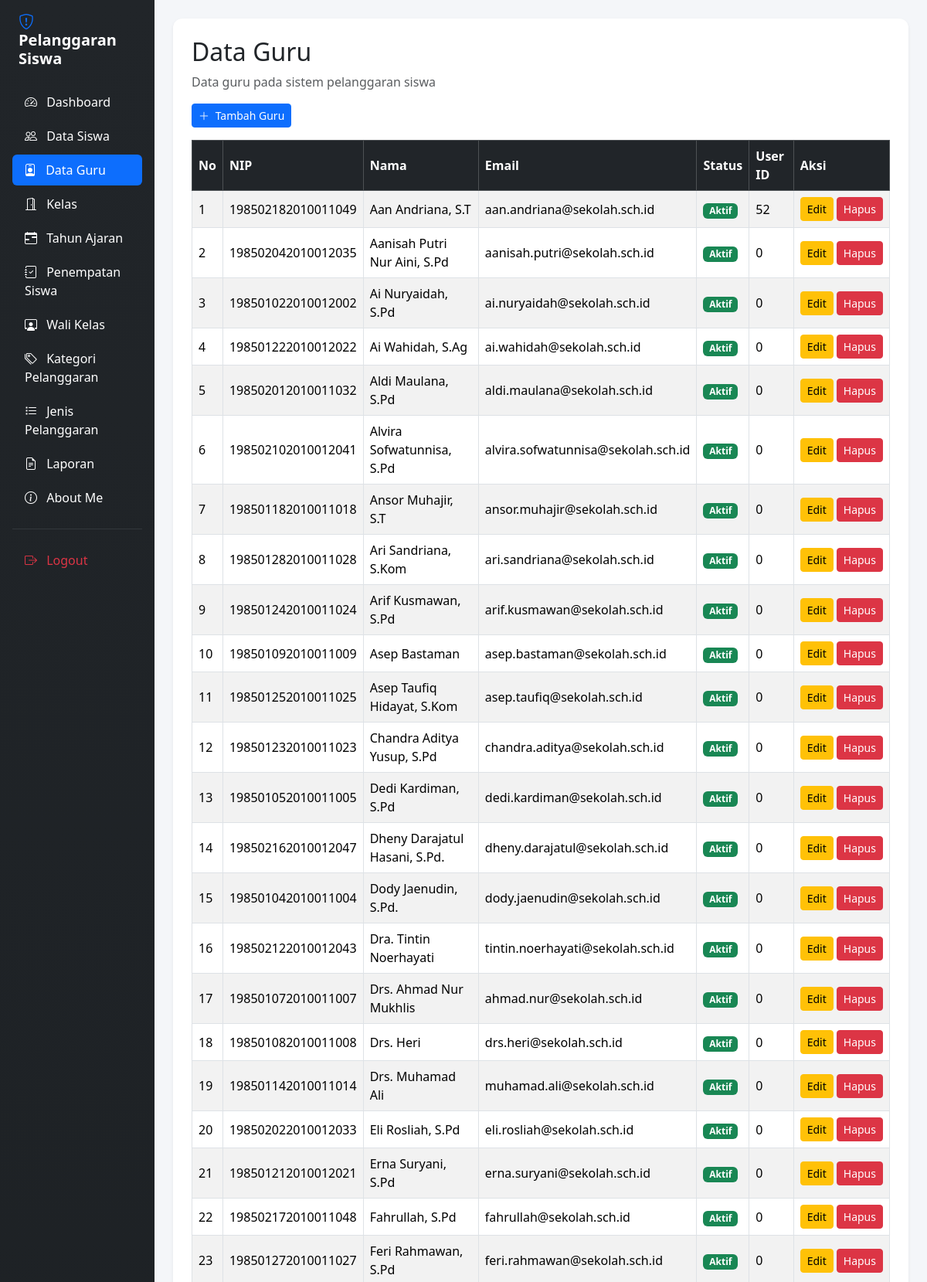
Page /data_guru.php (signed in, upper part) on the committed database.
### tables this page shows
CREATE TABLE `t_guru` (
  `id` int(11) NOT NULL,
  `nip` varchar(30) NOT NULL,
  `nama` varchar(150) DEFAULT NULL,
  `email` varchar(150) NOT NULL,
  `status_aktif` tinyint(1) NOT NULL,
  `user_id` int(11) NOT NULL,
  `created_at` timestamp NOT NULL DEFAULT current_timestamp(),
  `updated_at` timestamp NOT NULL DEFAULT current_timestamp()
);

### data_guru.php (the view, shortened to what this page needs)
<?php
include "config/koneksi.php";
$sql = "SELECT * FROM t_guru ORDER BY nama ASC";
$query = mysqli_query($koneksi, $sql);
?>
<!DOCTYPE html>
<html lang="id">
<head>
    <link href="https://cdn.jsdelivr.net/npm/bootstrap@5.3.3/dist/css/bootstrap.min.css"
          rel="stylesheet">
    <link href="https://cdn.jsdelivr.net/npm/bootstrap-icons@1.11.3/font/bootstrap-icons.min.css"
          rel="stylesheet">
    <link href="https://cdn.datatables.net/2.3.4/css/dataTables.bootstrap5.min.css"
          rel="stylesheet">
</head>
<body>
<div class="container-fluid">
    <div class="row">
        <div class="col-md-3 col-lg-2 sidebar min-vh-100 p-3">
            <h4 class="text-white mb-4 fw-bold fs-5 px-2">
                <i class="bi bi-shield-exclamation text-primary me-2"></i> Pelanggaran Siswa
            </h4>
            <ul class="nav nav-pills flex-column gap-1">
                <li class="nav-item">
                    <a href="dashboard.php" class="nav-link text-white">
                        <i class="bi bi-speedometer2 me-2"></i> Dashboard
                    </a>
                </li>
                <li class="nav-item">
                    <a href="data_siswa.php" class="nav-link text-white">
                        <i class="bi bi-people me-2"></i> Data Siswa
                    </a>
                </li>
                <li class="nav-item">
                    <a href="data_guru.php" class="nav-link active">
                        <i class="bi bi-person-badge me-2"></i> Data Guru
                    </a>
                </li>
                <li class="nav-item">
                    <a href="kelas.php" class="nav-link text-white">
                        <i class="bi bi-door-open me-2"></i> Kelas
                    </a>
                </li>
                <li class="nav-item">
                    <a href="tahun_ajaran.php" class="nav-link text-white">
                        <i class="bi bi-calendar-range me-2"></i> Tahun Ajaran
                    </a>
                </li>
                <li class="nav-item">
                    <a href="penepatan_siswa.php" class="nav-link text-white">
                        <i class="bi bi-journal-check me-2"></i> Penempatan Siswa
                    </a>
                </li>
                <li class="nav-item">
                    <a href="walikelas.php" class="nav-link text-white">
                        <i class="bi bi-person-workspace me-2"></i> Wali Kelas
                    </a>
                </li>
                <li class="nav-item">
                    <a href="kategori_pelanggaran.php" class="nav-link text-white">
                        <i class="bi bi-tags me-2"></i> Kategori Pelanggaran
                    </a>
                </li>
                <li class="nav-item">
                    <a href="jenis_pelanggaran.php" class="nav-link text-white">
                        <i class="bi bi-list-task me-2"></i> Jenis Pelanggaran
                    </a>
                </li>
                <li class="nav-item">
                    <a href="laporan.php" class="nav-link text-white">
                        <i class="bi bi-file-earmark-text me-2"></i> Laporan
                    </a>
                </li>
                <li class="nav-item">
                    <a href="aboutme.php" class="nav-link text-white">
                        <i class="bi bi-info-circle me-2"></i> About Me
                    </a>
                </li>
                <hr class="text-secondary my-3">
                <li class="nav-item">
                    <a href="logout.php" class="nav-link text-danger">
                        <i class="bi bi-box-arrow-right me-2"></i> Logout
                    </a>
                </li>
            </ul>
        </div>
        <main class="col-md-9 col-lg-10 p-4">
            <div class="card shadow-sm p-4 bg-white">
                <h2>Data Guru</h2>
                <p class="text-muted">Data guru pada sistem pelanggaran siswa</p>
                <div class="mb-3">
                    <a href="tambah_guru.php" class="btn btn-primary btn-sm">
                        <i class="bi bi-plus-lg me-1"></i> Tambah Guru
                    </a>
                </div>
                <div class="table-responsive">
                    <table id="tabelGuru"
                           class="table table-bordered table-striped table-hover w-100 align-middle">
                        <thead class="table-dark">
                            <tr>
                                <th>No</th>
                                <th>NIP</th>
                                <th>Nama</th>
                                <th>Email</th>
                                <th>Status</th>
                                <th>User ID</th>
                                <th>Aksi</th>
                            </tr>
                        </thead>
                        <tbody>
                        <?php
                        $no = 1;
                        while ($guru = mysqli_fetch_assoc($query)) {
                        ?>
                            <tr>
                                <td><?= $no++; ?></td>
                                <td>
                                    <?= htmlspecialchars($guru['nip'] ?? ''); ?>
                                </td>
                                <td>
                                    <?= htmlspecialchars($guru['nama'] ?? ''); ?>
                                </td>
                                <td>
                                    <?= htmlspecialchars($guru['email'] ?? ''); ?>
                                </td>
                                <td>
                                    <?php if ($guru['status_aktif'] == 1) { ?>
                                        <span class="badge text-bg-success">
                                            Aktif
                                        </span>
                                    <?php } else { ?>
                                        <span class="badge text-bg-secondary">
                                            Tidak Aktif
                                        </span>
                                    <?php } ?>
                                </td>
                                <td>
                                    <?= htmlspecialchars(
                                        (string)($guru['user_id'] ?? '')
                                    ); ?>
                                </td>
                                <td>
                                    <div class="d-flex gap-1">
                                        <a
                                            href="edit_guru.php?id=<?= urlencode((string)$guru['id']); ?>"
                                            class="btn btn-warning btn-sm">
                                            Edit
                                        </a>
                                        <a
                                            href="hapus_guru.php?id=<?= urlencode((string)$guru['id']); ?>"
                                            class="btn btn-danger btn-sm"
                                            onclick="return confirm('Yakin ingin menghapus data guru ini?');">
                                            Hapus
                                        </a>
                                    </div>
                                </td>
                            </tr>
                        <?php } ?>
                        </tbody>
                    </table>
                </div>
            </div>
        </main>
    </div>
</div>
</body>
</html>

### data_guru.php (style rules this page uses)
body { background-color: #f4f6f9; }
.nav-link { transition: all 0.3s ease; border-radius: 6px; }
.nav-link:hover, .nav-link.active { background-color: #0d6efd !important; color: white !important; padding-left: 15px; }
#tabelGuru th, #tabelGuru td { vertical-align: middle; }
.card { border: none; border-radius: 12px; }
.sidebar { background: linear-gradient(180deg, #212529 0%, #1a1e21 100%); }

### rows in the picture
t_guru: nip "198502182010011049", nama "Aan Andriana, S.T", email "aan.andriana@sekolah.sch.id", status_aktif "Aktif", user "52"
t_guru: nip "198502042010012035", nama "Aanisah Putri Nur Aini, S.Pd", email "aanisah.putri@sekolah.sch.id", status_aktif "Aktif", user "0"
t_guru: nip "198501022010012002", nama "Ai Nuryaidah, S.Pd", email "ai.nuryaidah@sekolah.sch.id", status_aktif "Aktif", user "0"
t_guru: nip "198501222010012022", nama "Ai Wahidah, S.Ag", email "ai.wahidah@sekolah.sch.id", status_aktif "Aktif", user "0"
t_guru: nip "198502012010011032", nama "Aldi Maulana, S.Pd", email "aldi.maulana@sekolah.sch.id", status_aktif "Aktif", user "0"
t_guru: nip "198502102010012041", nama "Alvira Sofwatunnisa, S.Pd", email "alvira.sofwatunnisa@sekolah.sch.id", status_aktif "Aktif", user "0"
t_guru: nip "198501182010011018", nama "Ansor Muhajir, S.T", email "ansor.muhajir@sekolah.sch.id", status_aktif "Aktif", user "0"
t_guru: nip "198501282010011028", nama "Ari Sandriana, S.Kom", email "ari.sandriana@sekolah.sch.id", status_aktif "Aktif", user "0"
t_guru: nip "198501242010011024", nama "Arif Kusmawan, S.Pd", email "arif.kusmawan@sekolah.sch.id", status_aktif "Aktif", user "0"
t_guru: nip "198501092010011009", nama "Asep Bastaman", email "asep.bastaman@sekolah.sch.id", status_aktif "Aktif", user "0"
t_guru: nip "198501252010011025", nama "Asep Taufiq Hidayat, S.Kom", email "asep.taufiq@sekolah.sch.id", status_aktif "Aktif", user "0"
t_guru: nip "198501232010011023", nama "Chandra Aditya Yusup, S.Pd", email "chandra.aditya@sekolah.sch.id", status_aktif "Aktif", user "0"
t_guru: nip "198501052010011005", nama "Dedi Kardiman, S.Pd", email "dedi.kardiman@sekolah.sch.id", status_aktif "Aktif", user "0"
t_guru: nip "198502162010012047", nama "Dheny Darajatul Hasani, S.Pd.", email "dheny.darajatul@sekolah.sch.id", status_aktif "Aktif", user "0"
t_guru: nip "198501042010011004", nama "Dody Jaenudin, S.Pd.", email "dody.jaenudin@sekolah.sch.id", status_aktif "Aktif", user "0"
t_guru: nip "198502122010012043", nama "Dra. Tintin Noerhayati", email "tintin.noerhayati@sekolah.sch.id", status_aktif "Aktif", user "0"
t_guru: nip "198501072010011007", nama "Drs. Ahmad Nur Mukhlis", email "ahmad.nur@sekolah.sch.id", status_aktif "Aktif", user "0"
t_guru: nip "198501082010011008", nama "Drs. Heri", email "drs.heri@sekolah.sch.id", status_aktif "Aktif", user "0"
t_guru: nip "198501142010011014", nama "Drs. Muhamad Ali", email "muhamad.ali@sekolah.sch.id", status_aktif "Aktif", user "0"
t_guru: nip "198502022010012033", nama "Eli Rosliah, S.Pd", email "eli.rosliah@sekolah.sch.id", status_aktif "Aktif", user "0"
t_guru: nip "198501212010012021", nama "Erna Suryani, S.Pd", email "erna.suryani@sekolah.sch.id", status_aktif "Aktif", user "0"
t_guru: nip "198502172010011048", nama "Fahrullah, S.Pd", email "fahrullah@sekolah.sch.id", status_aktif "Aktif", user "0"
t_guru: nip "198501272010011027", nama "Feri Rahmawan, S.Pd", email "feri.rahmawan@sekolah.sch.id", status_aktif "Aktif", user "0"
